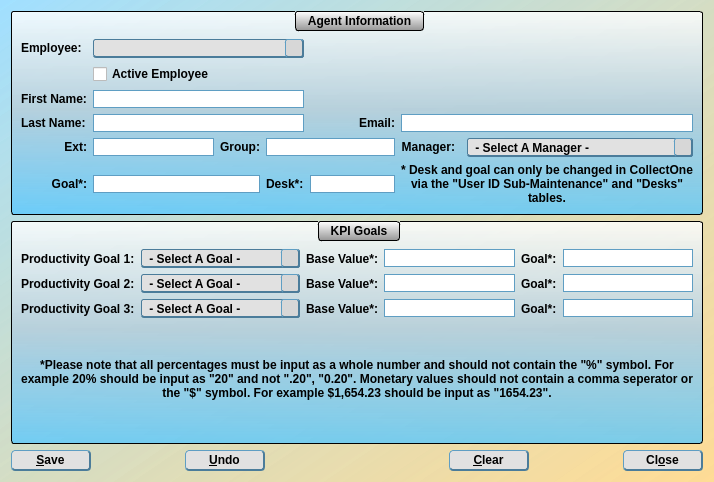
 <widget class="QDialog" name="agentMaintenance">
  <property name="geometry">
   <rect>
    <x>0</x>
    <y>0</y>
    <width>714</width>
    <height>482</height>
   </rect>
  </property>
  <property name="windowTitle">
   <string>Employee Maintenance</string>
  </property>
  <property name="windowIcon">
   <iconset resource="../main_images.qrc">
    <normaloff>:/logos/Images/Meduit_logo.ico</normaloff>:/logos/Images/Meduit_logo.ico</iconset>
  </property>
  <property name="styleSheet">
   <string notr="true">QMainWindow{
	background-color: qlineargradient(spread:pad, x1:1, y1:1, x2:0, y2:0.011, stop:0 rgba(255, 218, 144, 200), stop:1 rgba(129, 213, 255, 126));
}
QDialog{
	background-color: qlineargradient(spread:pad, x1:1, y1:1, x2:0, y2:0.011, stop:0 rgba(255, 218, 144, 200), stop:1 rgba(129, 213, 255, 126));
}
QWidget{
	font: 11pt &quot;Corbel&quot;;
	font-weight: bold;
}
QPlainTextEdit{
	border: 1px solid black;
	font: 10pt &quot;MS Shell Dlg 2&quot;;
}
QDateEdit{
	background-color: rgb(223, 223, 223);
	border: 1px solid rgb(95, 158, 195);
	font: 10pt &quot;MS Shell Dlg 2&quot;;
	border-bottom: 2px solid rgb(75, 124, 154);
	border-top: 1px solid rgb(95, 158, 195);
	border-right: 2px solid rgb(75, 124, 154);
	border-left: 1px solid rgb(95, 158, 195);
	border-radius: 3px;
	padding-left: 3px;
	padding-right: 3px;
	background-color: rgb(225, 225, 225);
}
QDateEdit::drop-down{
	background-color: rgb(215, 215, 215);
	border-bottom: 2px solid rgb(75, 124, 154);
	border-top: 1px solid rgb(95, 158, 195);
	border-right: 2px solid rgb(75, 124, 154);
	border-left: 1px solid rgb(95, 158, 195);
	border-radius: 3px;
	subcontrol-origin: margin;
	width: 18px;
}
QDateEdit::down-arrow{
	image: url(:/arrows/Images/arrow-dwn.png);
	width: 14 px;
	height:14 px;
}
QGroupBox{
	background-color: qlineargradient(spread:pad, x1:0.5, y1:0, x2:0.5, y2:1, stop:0 rgba(255, 255, 255, 209), stop:0.485876 rgba(181, 207, 220, 239), stop:1 rgba(85, 199, 255, 196));
	border: 1px solid black;
	border-radius: 3px;
	margin-top: 1ex;
	padding-top: 18;
	font: 11pt &quot;Corbel&quot;;
	font-weight: bold;
}
QGroupBox::title{
	background-color: qlineargradient(spread:pad, x1:0.50035, y1:1, x2:0.5, y2:0, stop:0 rgba(151, 151, 151, 255), stop:1 rgba(255, 255, 255, 255));
	border: 1px solid black;
	border-radius: 3px;
	padding: 2 10px;
	subcontrol-origin: margin;
	subcontrol-position: top;
	font: 11pt &quot;Corbel&quot;;
	font-weight: bold;
}
QLineEdit{
	border: 1px solid rgb(95, 158, 195);
	font: 10pt &quot;MS Shell Dlg 2&quot;;
}
QLineEdit[readOnly=&quot;true&quot;]{
	background-color: rgb(200, 200, 200);
	border: 1px solid rgb(95, 158, 195);
	font: 10pt &quot;MS Shell Dlg 2&quot;;
}
QTextEdit{
	font: 12pt &quot;Corbel&quot;;
}
QStatusBar{
	font: 10pt &quot;MS Shell Dlg 2&quot;;
}
QPushButton{
	border-bottom: 2px solid rgb(75, 124, 154);
	border-top: 1px solid rgb(95, 158, 195);
	border-right: 2px solid rgb(75, 124, 154);
	border-left: 1px solid rgb(95, 158, 195);
	border-radius: 4px;
	padding: 2px;
	padding-left: 13px;
	padding-right: 13px;
	background-color: rgb(225, 225, 225);
	font: 11pt &quot;Corbel&quot;;
	font-weight: bold;
}
QPushButton::hover{
	border-bottom: 2px solid rgb(75, 124, 154);
	border-top: 1px solid rgb(95, 158, 195);
	border-right: 2px solid rgb(75, 124, 154);
	border-left: 1px solid rgb(95, 158, 195);
	border-radius: 4px;
	padding: 2px;
	padding-left: 13px;
	padding-right: 13px;
	background-color: rgb(215, 215, 215);
	font: 11pt &quot;Corbel&quot;;
	font-weight: bold;
}
QPushButton::pressed{
	border-bottom: 1px solid rgb(75, 124, 154);
	border-top: 2px solid rgb(95, 158, 195);
	border-right: 1px solid rgb(75, 124, 154);
	border-left: 2px solid rgb(95, 158, 195);
	border-radius: 4px;
	padding: 2px;
	padding-left: 10px;
	padding-right: 10px;
	width: 80px;
	background-color: rgb(225, 225, 225);
	font: 11pt &quot;Corbel&quot;;
	font-weight: bold;
}
QComboBox{
	border-bottom: 2px solid rgb(75, 124, 154);
	border-top: 1px solid rgb(75, 124, 154);
	border-right: 1px solid rgb(75, 124, 154);
	border-left: 1px solid rgb(75, 124, 154);
	border-radius: 3px;
	background-color: rgb(225, 225, 225);
}
QComboBox::drop-down{
	background-color: rgb(215, 215, 215);
	border-bottom: 2px solid rgb(75, 124, 154);
	border-top: 1px solid rgb(95, 158, 195);
	border-right: 2px solid rgb(75, 124, 154);
	border-left: 1px solid rgb(95, 158, 195);
	border-radius: 3px;
	subcontrol-origin: margin;
	width: 16px;
}
QComboBox::drop-down::hover{
	background-color: rgb(205, 205, 205);
	border-bottom: 2px solid rgb(75, 124, 154);
	border-top: 1px solid rgb(95, 158, 195);
	border-right: 2px solid rgb(75, 124, 154);
	border-left: 1px solid rgb(95, 158, 195);
	border-radius: 3px;
	subcontrol-origin: margin;
	width: 16px;
}
QComboBox::drop-down::pressed{
	background-color: rgb(215, 215, 215);
	border-bottom: 1px solid rgb(75, 124, 154);
	border-top: 2px solid rgb(95, 158, 195);
	border-right: 1px solid rgb(75, 124, 154);
	border-left: 2px solid rgb(95, 158, 195);
	border-radius: 3px;
	subcontrol-origin: margin;
	width: 16px;
}
QComboBox::down-arrow{
	image: url(:/arrows/Images/arrow-dwn.png);
	width: 14 px;
	height:14 px;
}
QCalendarWidget QWidget#qt_calendar_navigationbar{
	background-color: qlineargradient(spread:pad, x1:0.50035, y1:1, x2:0.5, y2:0, stop:0 rgba(151, 151, 151, 255), stop:1 rgba(255, 255, 255, 255));
	border-top: 1px solid black;
	border-left: 1px solid black;
	border-right: 1px solid black;
	border-top-left-radius: 3px;
	border-top-right-radius: 3px;
	font: 11pt &quot;Corbel&quot;;
	font-weight: bold;
}
QCalendarWidget QToolButton{
	color: rgb(0, 0, 0);
  	icon-size: 20px, 20px;
}
QCalendarWidget QWidget#qt_calendar_prevmonth{
	qproperty-icon: url(:/arrows/Images/arrow-left.png);
}

QCalendarWidget QWidget#qt_calendar_nextmonth{
	qproperty-icon: url(:/arrows/Images/arrow-right.png);
}
QCalendarWidget QSpinBox{ 
	font: 11pt &quot;Corbel&quot;;
	font-weight: bold;
}
QCalendarWidget QMenu{
	font: 11pt &quot;Corbel&quot;;
	font-weight: bold;
}
QCalendarWidget QWidget{
	alternate-background-color: rgb(234, 234, 234);
}
QCalendarWidget QAbstractItemView:enabled{
	font: 12pt &quot;Corbel&quot;;
	font-weight: bold;
	background-color: rgb(214, 214, 214);
  	selection-background-color: rgb(64, 64, 64);
	selection-color: rgb(255, 255, 255);
	border: 1px solid black;
	border-bottom-left-radius: 3px;
	border-bottom-right-radius: 3px;
}
QCalendarWidget QAbstractItemView:disabled{
	color: rgb(64, 64, 64); 
}</string>
  </property>
  <layout class="QGridLayout" name="gridLayout_2">
   <item row="2" column="1" colspan="8">
    <widget class="QGroupBox" name="groupBox">
     <property name="title">
      <string>KPI Goals</string>
     </property>
     <layout class="QGridLayout" name="gridLayout_3">
      <item row="3" column="1">
       <widget class="QComboBox" name="agentDesc3">
        <property name="styleSheet">
         <string notr="true">QFrame{
	background-color: qlineargradient(spread:pad, x1:0.5, y1:0, x2:0.5, y2:1, stop:0 rgba(255, 255, 255, 209), stop:0.485876 rgba(181, 207, 220, 239), stop:1 rgba(85, 199, 255, 196));
}</string>
        </property>
        <item>
         <property name="text">
          <string> - Select A Goal - </string>
         </property>
        </item>
        <item>
         <property name="text">
          <string>Connects (Total)</string>
         </property>
        </item>
        <item>
         <property name="text">
          <string>Connects (Per Hour)</string>
         </property>
        </item>
        <item>
         <property name="text">
          <string>RPC (Total)</string>
         </property>
        </item>
        <item>
         <property name="text">
          <string>RPC (Per Hour)</string>
         </property>
        </item>
        <item>
         <property name="text">
          <string>Promises Conv%</string>
         </property>
        </item>
        <item>
         <property name="text">
          <string>Conversions Per Hour</string>
         </property>
        </item>
        <item>
         <property name="text">
          <string>Secured (%)</string>
         </property>
        </item>
        <item>
         <property name="text">
          <string>Secured (Avg Payment)</string>
         </property>
        </item>
        <item>
         <property name="text">
          <string>Fees (Total)</string>
         </property>
        </item>
        <item>
         <property name="text">
          <string>Fees (Per Hour)</string>
         </property>
        </item>
        <item>
         <property name="text">
          <string>Overall Totals</string>
         </property>
        </item>
        <item>
         <property name="text">
          <string>Payment Plan</string>
         </property>
        </item>
        <item>
         <property name="text">
          <string>Category Review</string>
         </property>
        </item>
       </widget>
      </item>
      <item row="3" column="5">
       <widget class="QLineEdit" name="agentGoal3">
        <property name="sizePolicy">
         <sizepolicy hsizetype="MinimumExpanding" vsizetype="Fixed">
          <horstretch>0</horstretch>
          <verstretch>0</verstretch>
         </sizepolicy>
        </property>
       </widget>
      </item>
      <item row="1" column="0">
       <widget class="QLabel" name="label_11">
        <property name="sizePolicy">
         <sizepolicy hsizetype="Maximum" vsizetype="Preferred">
          <horstretch>0</horstretch>
          <verstretch>0</verstretch>
         </sizepolicy>
        </property>
        <property name="text">
         <string>Productivity Goal 1:</string>
        </property>
       </widget>
      </item>
      <item row="1" column="5">
       <widget class="QLineEdit" name="agentGoal1">
        <property name="sizePolicy">
         <sizepolicy hsizetype="MinimumExpanding" vsizetype="Fixed">
          <horstretch>0</horstretch>
          <verstretch>0</verstretch>
         </sizepolicy>
        </property>
       </widget>
      </item>
      <item row="2" column="5">
       <widget class="QLineEdit" name="agentGoal2">
        <property name="sizePolicy">
         <sizepolicy hsizetype="MinimumExpanding" vsizetype="Fixed">
          <horstretch>0</horstretch>
          <verstretch>0</verstretch>
         </sizepolicy>
        </property>
       </widget>
      </item>
      <item row="2" column="2">
       <widget class="QLabel" name="label_15">
        <property name="sizePolicy">
         <sizepolicy hsizetype="Maximum" vsizetype="Preferred">
          <horstretch>0</horstretch>
          <verstretch>0</verstretch>
         </sizepolicy>
        </property>
        <property name="text">
         <string>Base Value*:</string>
        </property>
       </widget>
      </item>
      <item row="4" column="0" colspan="6">
       <widget class="QLabel" name="label_4">
        <property name="sizePolicy">
         <sizepolicy hsizetype="Preferred" vsizetype="MinimumExpanding">
          <horstretch>0</horstretch>
          <verstretch>0</verstretch>
         </sizepolicy>
        </property>
        <property name="styleSheet">
         <string notr="true">QLabel{
	font: 10pt &quot;MS Shell Dlg 2&quot;;
}</string>
        </property>
        <property name="text">
         <string>*Please note that all percentages must be input as a whole number and should not contain the &quot;%&quot; symbol. For example 20% should be input as &quot;20&quot; and not &quot;.20&quot;, &quot;0.20&quot;. Monetary values should not contain a comma seperator or the &quot;$&quot; symbol. For example $1,654.23 should be input as &quot;1654.23&quot;.</string>
        </property>
        <property name="alignment">
         <set>Qt::AlignCenter</set>
        </property>
        <property name="wordWrap">
         <bool>true</bool>
        </property>
       </widget>
      </item>
      <item row="3" column="3">
       <widget class="QLineEdit" name="agentBase3">
        <property name="sizePolicy">
         <sizepolicy hsizetype="MinimumExpanding" vsizetype="Fixed">
          <horstretch>0</horstretch>
          <verstretch>0</verstretch>
         </sizepolicy>
        </property>
       </widget>
      </item>
      <item row="1" column="3">
       <widget class="QLineEdit" name="agentBase1">
        <property name="enabled">
         <bool>true</bool>
        </property>
        <property name="sizePolicy">
         <sizepolicy hsizetype="MinimumExpanding" vsizetype="Fixed">
          <horstretch>0</horstretch>
          <verstretch>0</verstretch>
         </sizepolicy>
        </property>
       </widget>
      </item>
      <item row="1" column="2">
       <widget class="QLabel" name="label_14">
        <property name="sizePolicy">
         <sizepolicy hsizetype="Maximum" vsizetype="Preferred">
          <horstretch>0</horstretch>
          <verstretch>0</verstretch>
         </sizepolicy>
        </property>
        <property name="text">
         <string>Base Value*:</string>
        </property>
       </widget>
      </item>
      <item row="2" column="3">
       <widget class="QLineEdit" name="agentBase2">
        <property name="sizePolicy">
         <sizepolicy hsizetype="MinimumExpanding" vsizetype="Fixed">
          <horstretch>0</horstretch>
          <verstretch>0</verstretch>
         </sizepolicy>
        </property>
       </widget>
      </item>
      <item row="2" column="4">
       <widget class="QLabel" name="label_18">
        <property name="sizePolicy">
         <sizepolicy hsizetype="Maximum" vsizetype="Preferred">
          <horstretch>0</horstretch>
          <verstretch>0</verstretch>
         </sizepolicy>
        </property>
        <property name="text">
         <string>Goal*:</string>
        </property>
       </widget>
      </item>
      <item row="3" column="4">
       <widget class="QLabel" name="label_19">
        <property name="sizePolicy">
         <sizepolicy hsizetype="Maximum" vsizetype="Preferred">
          <horstretch>0</horstretch>
          <verstretch>0</verstretch>
         </sizepolicy>
        </property>
        <property name="text">
         <string>Goal*:</string>
        </property>
       </widget>
      </item>
      <item row="2" column="0">
       <widget class="QLabel" name="label_12">
        <property name="sizePolicy">
         <sizepolicy hsizetype="Maximum" vsizetype="Preferred">
          <horstretch>0</horstretch>
          <verstretch>0</verstretch>
         </sizepolicy>
        </property>
        <property name="text">
         <string>Productivity Goal 2:</string>
        </property>
       </widget>
      </item>
      <item row="3" column="0">
       <widget class="QLabel" name="label_13">
        <property name="sizePolicy">
         <sizepolicy hsizetype="Maximum" vsizetype="Preferred">
          <horstretch>0</horstretch>
          <verstretch>0</verstretch>
         </sizepolicy>
        </property>
        <property name="text">
         <string>Productivity Goal 3:</string>
        </property>
       </widget>
      </item>
      <item row="1" column="1">
       <widget class="QComboBox" name="agentDesc1">
        <property name="styleSheet">
         <string notr="true">QFrame{
	background-color: qlineargradient(spread:pad, x1:0.5, y1:0, x2:0.5, y2:1, stop:0 rgba(255, 255, 255, 209), stop:0.485876 rgba(181, 207, 220, 239), stop:1 rgba(85, 199, 255, 196));
}</string>
        </property>
        <item>
         <property name="text">
          <string> - Select A Goal - </string>
         </property>
        </item>
        <item>
         <property name="text">
          <string>Connects (Total)</string>
         </property>
        </item>
        <item>
         <property name="text">
          <string>Connects (Per Hour)</string>
         </property>
        </item>
        <item>
         <property name="text">
          <string>RPC (Total)</string>
         </property>
        </item>
        <item>
         <property name="text">
          <string>RPC (Per Hour)</string>
         </property>
        </item>
        <item>
         <property name="text">
          <string>Promises Conv%</string>
         </property>
        </item>
        <item>
         <property name="text">
          <string>Conversions Per Hour</string>
         </property>
        </item>
        <item>
         <property name="text">
          <string>Secured (%)</string>
         </property>
        </item>
        <item>
         <property name="text">
          <string>Secured (Avg Payment)</string>
         </property>
        </item>
        <item>
         <property name="text">
          <string>Fees (Total)</string>
         </property>
        </item>
        <item>
         <property name="text">
          <string>Fees (Per Hour)</string>
         </property>
        </item>
        <item>
         <property name="text">
          <string>Overall Totals</string>
         </property>
        </item>
        <item>
         <property name="text">
          <string>Payment Plan</string>
         </property>
        </item>
        <item>
         <property name="text">
          <string>Category Review</string>
         </property>
        </item>
       </widget>
      </item>
      <item row="2" column="1">
       <widget class="QComboBox" name="agentDesc2">
        <property name="styleSheet">
         <string notr="true">QFrame{
	background-color: qlineargradient(spread:pad, x1:0.5, y1:0, x2:0.5, y2:1, stop:0 rgba(255, 255, 255, 209), stop:0.485876 rgba(181, 207, 220, 239), stop:1 rgba(85, 199, 255, 196));
}</string>
        </property>
        <item>
         <property name="text">
          <string> - Select A Goal - </string>
         </property>
        </item>
        <item>
         <property name="text">
          <string>Connects (Total)</string>
         </property>
        </item>
        <item>
         <property name="text">
          <string>Connects (Per Hour)</string>
         </property>
        </item>
        <item>
         <property name="text">
          <string>RPC (Total)</string>
         </property>
        </item>
        <item>
         <property name="text">
          <string>RPC (Per Hour)</string>
         </property>
        </item>
        <item>
         <property name="text">
          <string>Promises Conv%</string>
         </property>
        </item>
        <item>
         <property name="text">
          <string>Conversions Per Hour</string>
         </property>
        </item>
        <item>
         <property name="text">
          <string>Secured (%)</string>
         </property>
        </item>
        <item>
         <property name="text">
          <string>Secured (Avg Payment)</string>
         </property>
        </item>
        <item>
         <property name="text">
          <string>Fees (Total)</string>
         </property>
        </item>
        <item>
         <property name="text">
          <string>Fees (Per Hour)</string>
         </property>
        </item>
        <item>
         <property name="text">
          <string>Overall Totals</string>
         </property>
        </item>
        <item>
         <property name="text">
          <string>Payment Plan</string>
         </property>
        </item>
        <item>
         <property name="text">
          <string>Category Review</string>
         </property>
        </item>
       </widget>
      </item>
      <item row="3" column="2">
       <widget class="QLabel" name="label_16">
        <property name="sizePolicy">
         <sizepolicy hsizetype="Maximum" vsizetype="Preferred">
          <horstretch>0</horstretch>
          <verstretch>0</verstretch>
         </sizepolicy>
        </property>
        <property name="text">
         <string>Base Value*:</string>
        </property>
       </widget>
      </item>
      <item row="1" column="4">
       <widget class="QLabel" name="label_17">
        <property name="sizePolicy">
         <sizepolicy hsizetype="Maximum" vsizetype="Preferred">
          <horstretch>0</horstretch>
          <verstretch>0</verstretch>
         </sizepolicy>
        </property>
        <property name="text">
         <string>Goal*:</string>
        </property>
       </widget>
      </item>
     </layout>
    </widget>
   </item>
   <item row="3" column="5">
    <spacer name="horizontalSpacer_2">
     <property name="orientation">
      <enum>Qt::Horizontal</enum>
     </property>
     <property name="sizeHint" stdset="0">
      <size>
       <width>40</width>
       <height>20</height>
      </size>
     </property>
    </spacer>
   </item>
   <item row="3" column="8">
    <widget class="QPushButton" name="cancelButton">
     <property name="sizePolicy">
      <sizepolicy hsizetype="Fixed" vsizetype="Fixed">
       <horstretch>0</horstretch>
       <verstretch>0</verstretch>
      </sizepolicy>
     </property>
     <property name="minimumSize">
      <size>
       <width>80</width>
       <height>0</height>
      </size>
     </property>
     <property name="maximumSize">
      <size>
       <width>80</width>
       <height>16777215</height>
      </size>
     </property>
     <property name="text">
      <string>Cl&amp;ose</string>
     </property>
     <property name="autoDefault">
      <bool>false</bool>
     </property>
    </widget>
   </item>
   <item row="3" column="3">
    <widget class="QPushButton" name="undoButton">
     <property name="sizePolicy">
      <sizepolicy hsizetype="Fixed" vsizetype="Fixed">
       <horstretch>0</horstretch>
       <verstretch>0</verstretch>
      </sizepolicy>
     </property>
     <property name="minimumSize">
      <size>
       <width>80</width>
       <height>0</height>
      </size>
     </property>
     <property name="maximumSize">
      <size>
       <width>80</width>
       <height>16777215</height>
      </size>
     </property>
     <property name="text">
      <string>&amp;Undo</string>
     </property>
     <property name="autoDefault">
      <bool>false</bool>
     </property>
    </widget>
   </item>
   <item row="3" column="2">
    <spacer name="horizontalSpacer">
     <property name="orientation">
      <enum>Qt::Horizontal</enum>
     </property>
     <property name="sizeHint" stdset="0">
      <size>
       <width>40</width>
       <height>20</height>
      </size>
     </property>
    </spacer>
   </item>
   <item row="3" column="7">
    <spacer name="horizontalSpacer_3">
     <property name="orientation">
      <enum>Qt::Horizontal</enum>
     </property>
     <property name="sizeHint" stdset="0">
      <size>
       <width>40</width>
       <height>20</height>
      </size>
     </property>
    </spacer>
   </item>
   <item row="1" column="1" colspan="8">
    <widget class="QGroupBox" name="agentDetails">
     <property name="title">
      <string>Agent Information</string>
     </property>
     <layout class="QGridLayout" name="gridLayout">
      <item row="8" column="8" colspan="3">
       <widget class="QLabel" name="label_10">
        <property name="sizePolicy">
         <sizepolicy hsizetype="Preferred" vsizetype="Minimum">
          <horstretch>0</horstretch>
          <verstretch>0</verstretch>
         </sizepolicy>
        </property>
        <property name="styleSheet">
         <string notr="true">QLabel{
	font: 10pt &quot;MS Shell Dlg 2&quot;;
}</string>
        </property>
        <property name="text">
         <string>* Desk and goal can only be changed in CollectOne via the &quot;User ID Sub-Maintenance&quot; and &quot;Desks&quot; tables.</string>
        </property>
        <property name="alignment">
         <set>Qt::AlignCenter</set>
        </property>
        <property name="wordWrap">
         <bool>true</bool>
        </property>
       </widget>
      </item>
      <item row="4" column="1">
       <widget class="QLineEdit" name="agentExt">
        <property name="sizePolicy">
         <sizepolicy hsizetype="Maximum" vsizetype="Fixed">
          <horstretch>0</horstretch>
          <verstretch>0</verstretch>
         </sizepolicy>
        </property>
       </widget>
      </item>
      <item row="4" column="8">
       <widget class="QLabel" name="label_9">
        <property name="sizePolicy">
         <sizepolicy hsizetype="Preferred" vsizetype="Fixed">
          <horstretch>0</horstretch>
          <verstretch>0</verstretch>
         </sizepolicy>
        </property>
        <property name="text">
         <string>Manager:</string>
        </property>
        <property name="alignment">
         <set>Qt::AlignRight|Qt::AlignTrailing|Qt::AlignVCenter</set>
        </property>
       </widget>
      </item>
      <item row="4" column="4" colspan="2">
       <widget class="QLineEdit" name="agentGroup">
        <property name="sizePolicy">
         <sizepolicy hsizetype="Preferred" vsizetype="Fixed">
          <horstretch>0</horstretch>
          <verstretch>0</verstretch>
         </sizepolicy>
        </property>
       </widget>
      </item>
      <item row="3" column="0">
       <widget class="QLabel" name="label_7">
        <property name="sizePolicy">
         <sizepolicy hsizetype="Preferred" vsizetype="Fixed">
          <horstretch>0</horstretch>
          <verstretch>0</verstretch>
         </sizepolicy>
        </property>
        <property name="text">
         <string>Last Name:</string>
        </property>
        <property name="alignment">
         <set>Qt::AlignLeading|Qt::AlignLeft|Qt::AlignVCenter</set>
        </property>
       </widget>
      </item>
      <item row="2" column="1" colspan="4">
       <widget class="QLineEdit" name="agentFirstName">
        <property name="sizePolicy">
         <sizepolicy hsizetype="MinimumExpanding" vsizetype="Fixed">
          <horstretch>0</horstretch>
          <verstretch>0</verstretch>
         </sizepolicy>
        </property>
       </widget>
      </item>
      <item row="8" column="1" colspan="3">
       <widget class="QLineEdit" name="agentGoal">
        <property name="enabled">
         <bool>true</bool>
        </property>
        <property name="sizePolicy">
         <sizepolicy hsizetype="Preferred" vsizetype="Fixed">
          <horstretch>0</horstretch>
          <verstretch>0</verstretch>
         </sizepolicy>
        </property>
        <property name="readOnly">
         <bool>true</bool>
        </property>
       </widget>
      </item>
      <item row="8" column="5">
       <widget class="QLineEdit" name="agentDesk">
        <property name="enabled">
         <bool>true</bool>
        </property>
        <property name="sizePolicy">
         <sizepolicy hsizetype="Preferred" vsizetype="Fixed">
          <horstretch>0</horstretch>
          <verstretch>0</verstretch>
         </sizepolicy>
        </property>
        <property name="readOnly">
         <bool>true</bool>
        </property>
       </widget>
      </item>
      <item row="0" column="10" rowspan="2">
       <widget class="QLabel" name="saveLabel">
        <property name="styleSheet">
         <string notr="true">QLabel{
	color: rgba(255, 0, 0, 0);
}</string>
        </property>
        <property name="text">
         <string>Changes have been made. Please click &quot;Save&quot; before exiting or all changes will be lost.</string>
        </property>
        <property name="alignment">
         <set>Qt::AlignCenter</set>
        </property>
        <property name="wordWrap">
         <bool>true</bool>
        </property>
       </widget>
      </item>
      <item row="0" column="0">
       <widget class="QLabel" name="label_20">
        <property name="sizePolicy">
         <sizepolicy hsizetype="Preferred" vsizetype="Fixed">
          <horstretch>0</horstretch>
          <verstretch>0</verstretch>
         </sizepolicy>
        </property>
        <property name="text">
         <string>Employee:</string>
        </property>
        <property name="alignment">
         <set>Qt::AlignLeading|Qt::AlignLeft|Qt::AlignVCenter</set>
        </property>
       </widget>
      </item>
      <item row="3" column="1" colspan="4">
       <widget class="QLineEdit" name="agentLastName">
        <property name="sizePolicy">
         <sizepolicy hsizetype="MinimumExpanding" vsizetype="Fixed">
          <horstretch>0</horstretch>
          <verstretch>0</verstretch>
         </sizepolicy>
        </property>
       </widget>
      </item>
      <item row="4" column="0">
       <widget class="QLabel" name="label_8">
        <property name="sizePolicy">
         <sizepolicy hsizetype="Preferred" vsizetype="Fixed">
          <horstretch>0</horstretch>
          <verstretch>0</verstretch>
         </sizepolicy>
        </property>
        <property name="text">
         <string>Ext:</string>
        </property>
        <property name="alignment">
         <set>Qt::AlignRight|Qt::AlignTrailing|Qt::AlignVCenter</set>
        </property>
       </widget>
      </item>
      <item row="8" column="4">
       <widget class="QLabel" name="label_21">
        <property name="text">
         <string>Desk*:</string>
        </property>
       </widget>
      </item>
      <item row="2" column="0">
       <widget class="QLabel" name="label">
        <property name="sizePolicy">
         <sizepolicy hsizetype="Preferred" vsizetype="Fixed">
          <horstretch>0</horstretch>
          <verstretch>0</verstretch>
         </sizepolicy>
        </property>
        <property name="text">
         <string>First Name:</string>
        </property>
        <property name="alignment">
         <set>Qt::AlignLeading|Qt::AlignLeft|Qt::AlignVCenter</set>
        </property>
       </widget>
      </item>
      <item row="8" column="0">
       <widget class="QLabel" name="label_3">
        <property name="sizePolicy">
         <sizepolicy hsizetype="Preferred" vsizetype="Fixed">
          <horstretch>0</horstretch>
          <verstretch>0</verstretch>
         </sizepolicy>
        </property>
        <property name="text">
         <string>Goal*:</string>
        </property>
        <property name="alignment">
         <set>Qt::AlignRight|Qt::AlignTrailing|Qt::AlignVCenter</set>
        </property>
       </widget>
      </item>
      <item row="4" column="2" colspan="2">
       <widget class="QLabel" name="label_5">
        <property name="sizePolicy">
         <sizepolicy hsizetype="Preferred" vsizetype="Fixed">
          <horstretch>0</horstretch>
          <verstretch>0</verstretch>
         </sizepolicy>
        </property>
        <property name="text">
         <string>Group:</string>
        </property>
        <property name="alignment">
         <set>Qt::AlignRight|Qt::AlignTrailing|Qt::AlignVCenter</set>
        </property>
       </widget>
      </item>
      <item row="4" column="10">
       <widget class="QComboBox" name="agentManager">
        <property name="sizePolicy">
         <sizepolicy hsizetype="MinimumExpanding" vsizetype="Fixed">
          <horstretch>0</horstretch>
          <verstretch>0</verstretch>
         </sizepolicy>
        </property>
        <property name="styleSheet">
         <string notr="true">QFrame{
	background-color: qlineargradient(spread:pad, x1:0.5, y1:0, x2:0.5, y2:1, stop:0 rgba(255, 255, 255, 209), stop:0.485876 rgba(181, 207, 220, 239), stop:1 rgba(85, 199, 255, 196));
}</string>
        </property>
        <item>
         <property name="text">
          <string> - Select A Manager - </string>
         </property>
        </item>
       </widget>
      </item>
      <item row="3" column="5">
       <widget class="QLabel" name="label_6">
        <property name="sizePolicy">
         <sizepolicy hsizetype="Preferred" vsizetype="Fixed">
          <horstretch>0</horstretch>
          <verstretch>0</verstretch>
         </sizepolicy>
        </property>
        <property name="text">
         <string>Email:</string>
        </property>
        <property name="alignment">
         <set>Qt::AlignRight|Qt::AlignTrailing|Qt::AlignVCenter</set>
        </property>
       </widget>
      </item>
      <item row="3" column="8" colspan="3">
       <widget class="QLineEdit" name="agentEmail">
        <property name="sizePolicy">
         <sizepolicy hsizetype="MinimumExpanding" vsizetype="Fixed">
          <horstretch>0</horstretch>
          <verstretch>0</verstretch>
         </sizepolicy>
        </property>
       </widget>
      </item>
      <item row="1" column="1">
       <widget class="QCheckBox" name="activeEmpBox">
        <property name="text">
         <string>Active Employee</string>
        </property>
       </widget>
      </item>
      <item row="0" column="1" colspan="4">
       <widget class="QComboBox" name="employeeSelect">
        <property name="sizePolicy">
         <sizepolicy hsizetype="MinimumExpanding" vsizetype="Fixed">
          <horstretch>0</horstretch>
          <verstretch>0</verstretch>
         </sizepolicy>
        </property>
        <property name="styleSheet">
         <string notr="true">QFrame{
	background-color: qlineargradient(spread:pad, x1:0.5, y1:0, x2:0.5, y2:1, stop:0 rgba(255, 255, 255, 209), stop:0.485876 rgba(181, 207, 220, 239), stop:1 rgba(85, 199, 255, 196));
}</string>
        </property>
       </widget>
      </item>
     </layout>
    </widget>
   </item>
   <item row="3" column="6">
    <widget class="QPushButton" name="clearButton">
     <property name="sizePolicy">
      <sizepolicy hsizetype="Fixed" vsizetype="Fixed">
       <horstretch>0</horstretch>
       <verstretch>0</verstretch>
      </sizepolicy>
     </property>
     <property name="minimumSize">
      <size>
       <width>80</width>
       <height>0</height>
      </size>
     </property>
     <property name="maximumSize">
      <size>
       <width>80</width>
       <height>16777215</height>
      </size>
     </property>
     <property name="text">
      <string>&amp;Clear</string>
     </property>
     <property name="autoDefault">
      <bool>false</bool>
     </property>
    </widget>
   </item>
   <item row="3" column="1">
    <widget class="QPushButton" name="saveButton">
     <property name="sizePolicy">
      <sizepolicy hsizetype="Fixed" vsizetype="Fixed">
       <horstretch>0</horstretch>
       <verstretch>0</verstretch>
      </sizepolicy>
     </property>
     <property name="minimumSize">
      <size>
       <width>80</width>
       <height>0</height>
      </size>
     </property>
     <property name="maximumSize">
      <size>
       <width>80</width>
       <height>16777215</height>
      </size>
     </property>
     <property name="text">
      <string>&amp;Save</string>
     </property>
     <property name="autoDefault">
      <bool>false</bool>
     </property>
    </widget>
   </item>
   <item row="3" column="4">
    <spacer name="horizontalSpacer_4">
     <property name="orientation">
      <enum>Qt::Horizontal</enum>
     </property>
     <property name="sizeHint" stdset="0">
      <size>
       <width>40</width>
       <height>20</height>
      </size>
     </property>
    </spacer>
   </item>
  </layout>
 </widget>
